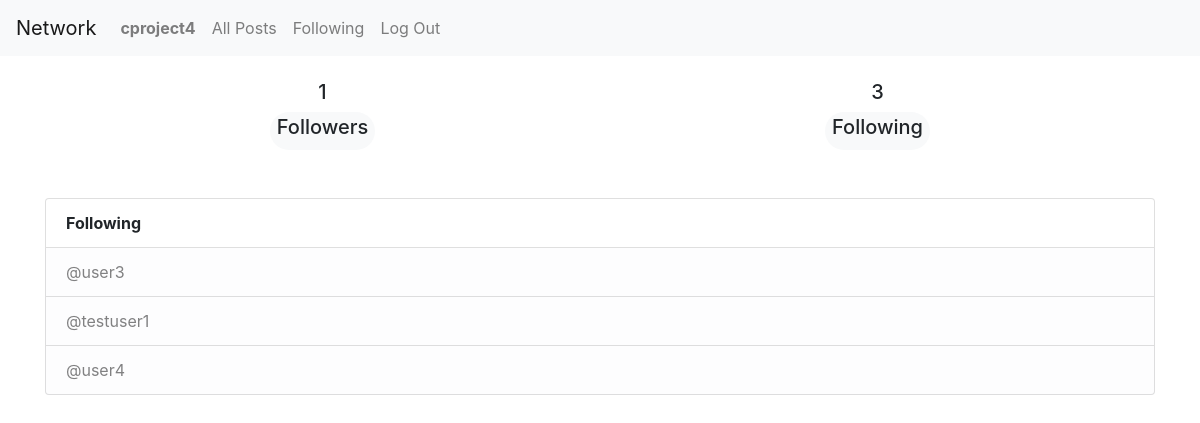
/following/cproject4 (signed in), run on the app's committed database.
### network/models.py (models this page shows, shortened)
class User(AbstractUser):
    pass

class Following(models.Model): #SEGUINDO
    user = models.ForeignKey(User, on_delete=models.CASCADE, related_name="user_main")
    following = models.ForeignKey(User, on_delete=models.CASCADE, related_name="following")

### network/views.py (the view)
# urls.py: path("following/<str:user>", views.following, name="following"),
def following(request, user):
    user = request.user
    allfollowing = Following.objects.all()
    followings = allfollowing.filter(user=user)
    allfollowers = Follower.objects.all()
    followers = allfollowers.filter(user=user)
    return render(request, "network/following.html", { "followings": followings, "followers": followers } )

### network/templates/network/following.html
{% extends "network/layout.html" %}
{% block body %}
<div class="container text-center mb-5">
    <div class="row align-items-start">
      <div class="col">
        <h5>{{ followers.count }}</h5>
        <a href="{% url 'follower' user=user %}" class="badge badge-pill badge-light"><h5>Followers</h5></a>
      </div>
      <div class="col">
        <h5>{{ followings.count }}</h5>
        <a href="{% url 'following' user=user %}" class="badge badge-pill badge-light"><h5>Following</h5></a>
      </div>
    </div>
</div>
<ul class="list-group">
    <li class="list-group-item"><b>Following</b></li>
    {% for following in followings %}
    <a href="{% url 'profile' id=following.following.id %}" class="list-group-item list-group-item-action list-group-item-light">@{{ following.following }}</a>
    {% endfor %}
  </ul>
{% endblock %}

### network/templates/network/layout.html (shortened to what this page needs)
{% load static %}
<!DOCTYPE html>
<html lang="en">
    <head>
        <link rel="stylesheet" href="https://stackpath.bootstrapcdn.com/bootstrap/4.4.1/css/bootstrap.min.css">
        <link href="{% static 'network/styles.css' %}" rel="stylesheet">
    </head>
    <body>
        <nav class="navbar navbar-expand-lg navbar-light bg-light">
            <a class="navbar-brand" href="#">Network</a>
            <div>
              <ul class="navbar-nav mr-auto">
                {% if user.is_authenticated %}
                    <li class="nav-item">
                        <a class="nav-link" href="{% url 'index' %}"><strong>{{ user.username }}</strong></a>
                    </li>
                {% endif %}
                <li class="nav-item">
                  <a class="nav-link" href="{% url 'all_posts' %}">All Posts</a>
                </li>
                {% if user.is_authenticated %}
                    <li class="nav-item">
                        <a class="nav-link" href="{% url 'following_posts' user=user %}">Following</a>
                    </li>
                    <li class="nav-item">
                        <a class="nav-link" href="{% url 'logout' %}">Log Out</a>
                    </li>
                {% endif %}
              </ul>
            </div>
          </nav>
        <div class="body">
            <main>
                <div class="container my-4">
                    {% block body %}
                    {% endblock %}
                </div>
            </main>
        </div>
    </body>
</html>

### data on the page
User: username "cproject4"
Following: following "user3"
Following: following "testuser1"
Following: following "user4"

### other printed values
{{ followers.count }} "1"
{{ followings.count }} "3"
